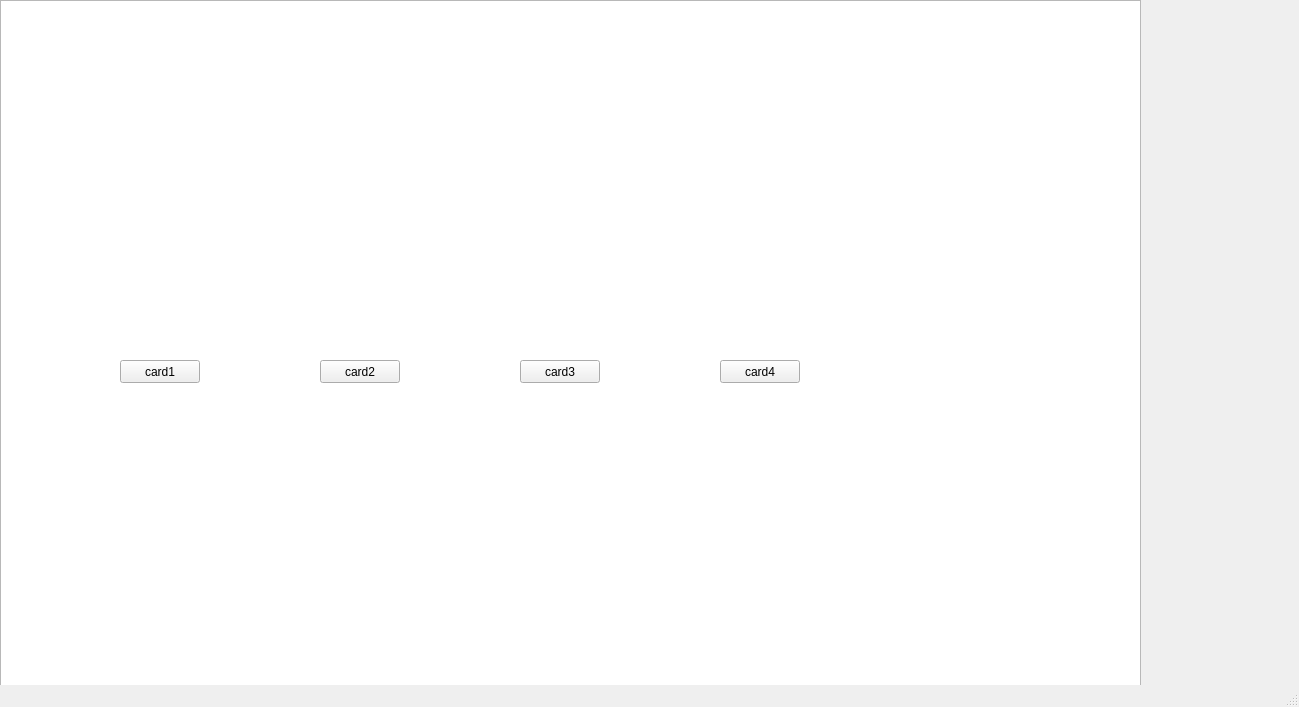
<?xml version="1.0" encoding="UTF-8"?>
<ui version="4.0">
 <class>otherwindow</class>
 <widget class="QMainWindow" name="otherwindow">
  <property name="geometry">
   <rect>
    <x>0</x>
    <y>0</y>
    <width>1299</width>
    <height>707</height>
   </rect>
  </property>
  <property name="windowTitle">
   <string>MainWindow</string>
  </property>
  <widget class="QWidget" name="centralwidget">
   <widget class="QGraphicsView" name="graphicsView">
    <property name="geometry">
     <rect>
      <x>0</x>
      <y>0</y>
      <width>1141</width>
      <height>731</height>
     </rect>
    </property>
   </widget>
   <widget class="QPushButton" name="card2">
    <property name="geometry">
     <rect>
      <x>320</x>
      <y>360</y>
      <width>80</width>
      <height>23</height>
     </rect>
    </property>
    <property name="text">
     <string>card2</string>
    </property>
   </widget>
   <widget class="QPushButton" name="card3">
    <property name="geometry">
     <rect>
      <x>520</x>
      <y>360</y>
      <width>80</width>
      <height>23</height>
     </rect>
    </property>
    <property name="text">
     <string>card3</string>
    </property>
   </widget>
   <widget class="QPushButton" name="card4">
    <property name="geometry">
     <rect>
      <x>720</x>
      <y>360</y>
      <width>80</width>
      <height>23</height>
     </rect>
    </property>
    <property name="text">
     <string>card4</string>
    </property>
   </widget>
   <widget class="QPushButton" name="card1">
    <property name="geometry">
     <rect>
      <x>120</x>
      <y>360</y>
      <width>80</width>
      <height>23</height>
     </rect>
    </property>
    <property name="text">
     <string>card1</string>
    </property>
   </widget>
  </widget>
  <widget class="QMenuBar" name="menubar">
   <property name="geometry">
    <rect>
     <x>0</x>
     <y>0</y>
     <width>1299</width>
     <height>20</height>
    </rect>
   </property>
  </widget>
  <widget class="QStatusBar" name="statusbar"/>
 </widget>
 <resources/>
 <connections/>
</ui>
